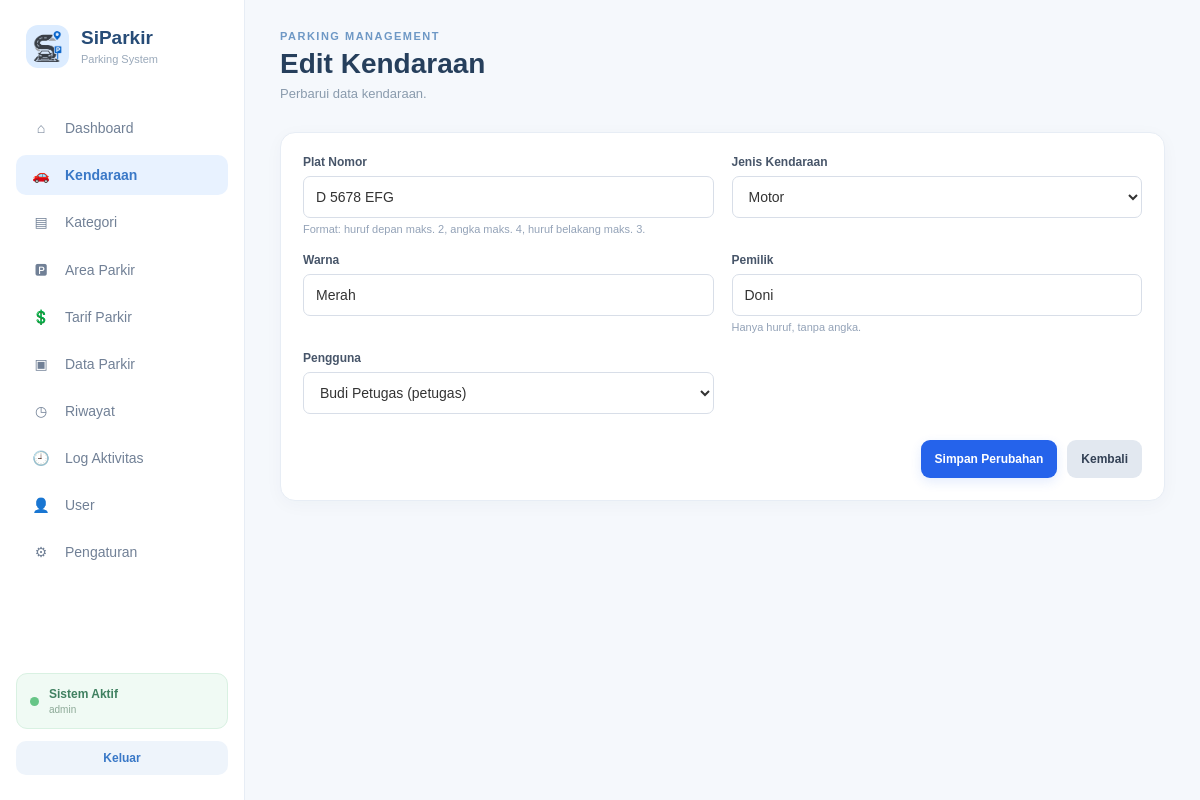
Page /controller/c_kendaraan.php?aksi=edit&id=2 (signed in) on the committed database.
### tables this page shows
CREATE TABLE `tb_kendaraan` (
  `id_kendaraan` int NOT NULL,
  `plat_nomor` varchar(15) NOT NULL,
  `jenis_kendaraan` varchar(20) NOT NULL,
  `warna` varchar(20) DEFAULT NULL,
  `pemilik` varchar(100) DEFAULT NULL,
  `id_user` int NOT NULL
);

CREATE TABLE `tb_user` (
  `id_user` int NOT NULL,
  `nama_lengkap` varchar(50) NOT NULL,
  `username` varchar(50) NOT NULL,
  `password` varchar(100) NOT NULL,
  `role` enum('admin','petugas','owner') NOT NULL,
  `status_aktif` tinyint(1) NOT NULL DEFAULT '1'
);

### views/_helpers.php (called while the page is built, shortened)
<?php
function base_url() {
    $projectRoot = str_replace('\\', '/', dirname(__DIR__));
    $docRoot = isset($_SERVER['DOCUMENT_ROOT']) ? str_replace('\\', '/', rtrim($_SERVER['DOCUMENT_ROOT'], '/')) : '';
    if ($docRoot !== '' && stripos($projectRoot, $docRoot) === 0) {
        return rtrim(substr($projectRoot, strlen($docRoot)), '/');
    }
    $script = str_replace('\\', '/', $_SERVER['SCRIPT_NAME'] ?? '');
    return rtrim(dirname(dirname($script)), '/');
}
function e($v){return htmlspecialchars((string)$v, ENT_QUOTES, 'UTF-8');}

### model/m_kendaraan.php (called while the page is built, shortened)
<?php
require_once __DIR__ . '/m_koneksi.php';
class M_Kendaraan
{
    public function find($id)
    {
        global $conn;
        $stmt = mysqli_prepare($conn, 'SELECT * FROM tb_kendaraan WHERE id_kendaraan=?');
        mysqli_stmt_bind_param($stmt, 'i', $id);
        mysqli_stmt_execute($stmt);
        return mysqli_stmt_get_result($stmt)->fetch_assoc();
    }
    public function users()
    {
        global $conn;
        $q = mysqli_query($conn, "SELECT id_user, nama_lengkap, role FROM tb_user WHERE status_aktif=1 ORDER BY nama_lengkap");
        return $q ? mysqli_fetch_all($q, MYSQLI_ASSOC) : [];
    }
}

### views/v_edit_kendaraan.php (the view)
<?php require_once __DIR__.'/_helpers.php'; $current_page_override='v_kendaraan.php'; $basePath=base_url(); ?>
<!DOCTYPE html><html lang="id"><head><meta charset="UTF-8"><meta name="viewport" content="width=device-width,initial-scale=1"><title>Edit Kendaraan - SiParkir</title><link rel="stylesheet" href="<?=e($basePath.'/asset/dashboard_admin.css')?>"></head><body><div class="layout"><?php include __DIR__.'/_sidebar.php'; ?><main class="main"><header class="header"><div><p class="small-title">PARKING MANAGEMENT</p><h1>Edit Kendaraan</h1><p class="subtitle">Perbarui data kendaraan.</p></div></header><section class="page-panel form-panel"><form action="<?=e($basePath.'/controller/c_kendaraan.php?aksi=proses_edit')?>" method="post" class="form-grid"><input type="hidden" name="id_kendaraan" value="<?=$data['id_kendaraan']?>"><div class="form-group"><label>Plat Nomor</label><input class="form-input" name="plat_nomor" required maxlength="15" value="<?=e($data['plat_nomor'])?>" pattern="[A-Za-z]{1,2}\s?[0-9]{1,4}\s?[A-Za-z]{1,3}" title="Huruf depan maks. 2, angka maks. 4, huruf belakang maks. 3 (boleh lebih pendek)."><small class="help">Format: huruf depan maks. 2, angka maks. 4, huruf belakang maks. 3.</small></div><div class="form-group"><label>Jenis Kendaraan</label><select class="form-select" name="jenis_kendaraan" required><?php foreach(['motor','mobil','lainnya'] as $j):?><option <?=$data['jenis_kendaraan']===$j?'selected':''?> value="<?=$j?>"><?=ucfirst($j)?></option><?php endforeach;?></select></div><div class="form-group"><label>Warna</label><input class="form-input" name="warna" value="<?=e($data['warna'])?>"></div><div class="form-group"><label>Pemilik</label><input class="form-input" name="pemilik" value="<?=e($data['pemilik'])?>" pattern="[A-Za-z\s]*" title="Hanya huruf, tidak boleh ada angka."><small class="help">Hanya huruf, tanpa angka.</small></div><div class="form-group"><label>Pengguna</label><select class="form-select" name="id_user" required><?php foreach($users as $u):?><option <?=$data['id_user']==$u['id_user']?'selected':''?> value="<?=$u['id_user']?>"><?=e($u['nama_lengkap'].' ('.$u['role'].')')?></option><?php endforeach;?></select></div><div class="form-actions"><button class="btn-primary" type="submit">Simpan Perubahan</button><a class="btn-secondary" href="<?=e($basePath.'/controller/c_kendaraan.php?aksi=tampil')?>">Kembali</a></div></form></section></main></div></body></html>

### asset/dashboard_admin.css (style rules this page uses)
* { margin: 0; padding: 0; box-sizing: border-box; }
body { font-family: Arial, Helvetica, sans-serif; background: #f5f8fc; color: #26364a; }
.layout { display: flex; min-height: 100vh; }
.main { flex: 1; padding: 30px 35px; overflow: hidden; }
.header { display: flex; justify-content: space-between; align-items: center; margin-bottom: 28px; }
.small-title { color: #6e98c5; font-size: 11px; font-weight: bold; letter-spacing: 1.5px; margin-bottom: 6px; }
.header h1 { font-size: 28px; color: #263f5c; }
.subtitle { margin-top: 5px; font-size: 13px; color: #8a9bad; }
.page-panel { background: #ffffff; border: 1px solid #e7edf5; border-radius: 15px; padding: 22px; }
.search-box, .form-input, .form-select, .form-textarea { width: 100%; padding: 11px 14px; border: 1px solid #e2e8f0; border-radius: 10px; background: #f9fbfd; color: #53677d; font-size: 13px; outline: none; }
.btn-primary, .btn-soft, .btn-danger-soft, .btn-secondary { display: inline-block; border-radius: 10px; padding: 11px 16px; font-size: 12px; font-weight: bold; text-decoration: none; border: 1px solid transparent; cursor: pointer; }
.btn-primary { background: #3978c7; color: #fff; }
.btn-secondary { background: #f3f6fa; color: #53677d; border-color: #e2e8f0; }
.form-grid { display:grid; grid-template-columns:repeat(2,minmax(0,1fr)); gap:16px; }
.form-group label { display:block; margin-bottom:7px; font-size:12px; font-weight:bold; color:#53677d; }
.form-actions { display:flex; justify-content:flex-end; gap:10px; }
.form-group { margin-bottom: 18px; }
.form-group label { display: block; font-size: 14px; font-weight: 600; margin-bottom: 7px; color: #333; }
.form-group input, .form-group select { width: 100%; height: 42px; padding: 0 12px; box-sizing: border-box; border: 1px solid #d8dee8; border-radius: 7px; background: #ffffff; font-size: 14px; color: #333; }
button, a { font-family: inherit; }
.form-panel { max-width:900px }
.form-grid { display:grid;grid-template-columns:repeat(2,minmax(0,1fr));gap:18px }
.form-group { margin-bottom:0 }
.form-group label { display:block;font-size:12px;font-weight:700;margin-bottom:7px;color:#475569 }
.form-input,.form-select,.form-textarea { box-sizing:border-box;width:100%;padding:11px 13px;border:1px solid #e2e8f0;border-radius:10px;background:#f8fafc;color:#334155;font-size:13px;outline:none }
.form-actions { grid-column:1/-1;display:flex;gap:10px;justify-content:flex-end;align-items:center;margin-top:8px }
.btn-primary,.btn-secondary,.btn-soft,.btn-danger-soft { display:inline-flex;align-items:center;justify-content:center;border:0;text-decoration:none;cursor:pointer;padding:9px 13px;border-radius:9px;font-size:12px;font-weight:700 }
.btn-primary { background:#2563eb;color:#fff }
.btn-secondary { background:#e2e8f0;color:#334155 }
.help,.muted,.subrow { display:block;color:#94a3b8;font-size:11px;margin-top:5px }
html { scroll-behavior: smooth; }
body { min-width: 0; }
.main { min-width: 0; overflow: visible; }
.btn-primary, .btn-secondary, .btn-soft, .btn-danger-soft, .btn-tambah, .btn-kembali { display: inline-flex !important; align-items: center; justify-content: center; gap: 6px; min-height: 38px; padding: 9px 14px !important; line-height: 1.2; white-space: nowrap; vertical-align: middle; transition: transform .15s ease, box-shadow .15s ease, background .15s ease; }
.btn-primary { box-shadow: 0 4px 12px rgba(37,99,235,.12); }
.form-input, .form-select, .form-textarea, .search-box { transition: border-color .15s ease, box-shadow .15s ease, background .15s ease; }
.page-panel { box-shadow: 0 4px 18px rgba(35,58,85,.035); }
.header { min-width: 0; }
.header h1 { line-height: 1.15; }
.subtitle { line-height: 1.45; }

### rows in the picture
tb_kendaraan: plat_nomor "D 5678 EFG", jenis_kendaraan "Motor", warna "Merah", pemilik "Doni", id_user "Budi Petugas (petugas)"

### other values in the picture
$icon "⌂"
$label "Dashboard"
$icon "🚗"
$label "Kendaraan"
$icon "▤"
$label "Kategori"
$icon "🅿"
$label "Area Parkir"
$icon "💲"
$label "Tarif Parkir"
$icon "▣"
$label "Data Parkir"
$icon "◷"
$label "Riwayat"
$icon "🕘"
